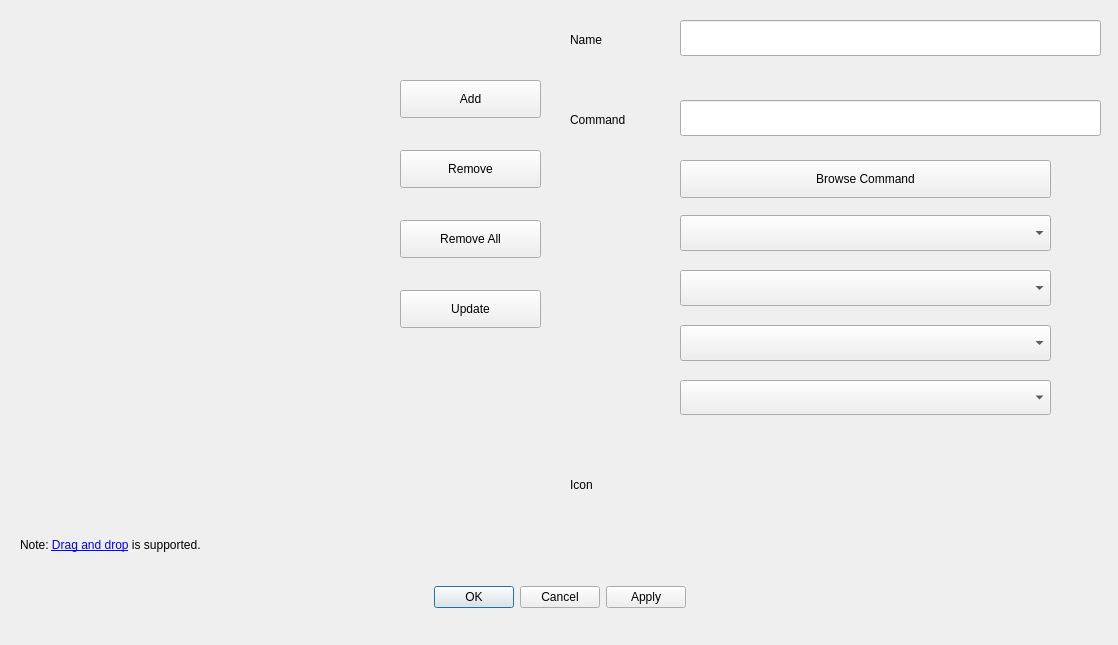
<?xml version="1.0" encoding="UTF-8"?>
<ui version="4.0">
 <class>EditLaunchersDialog</class>
 <widget class="QDialog" name="EditLaunchersDialog">
  <property name="geometry">
   <rect>
    <x>0</x>
    <y>0</y>
    <width>1118</width>
    <height>645</height>
   </rect>
  </property>
  <property name="windowTitle">
   <string>Edit Launchers</string>
  </property>
  <widget class="QDialogButtonBox" name="buttonBox">
   <property name="geometry">
    <rect>
     <x>80</x>
     <y>580</y>
     <width>960</width>
     <height>35</height>
    </rect>
   </property>
   <property name="orientation">
    <enum>Qt::Horizontal</enum>
   </property>
   <property name="standardButtons">
    <set>QDialogButtonBox::Apply|QDialogButtonBox::Cancel|QDialogButtonBox::Ok</set>
   </property>
   <property name="centerButtons">
    <bool>true</bool>
   </property>
  </widget>
  <widget class="QLabel" name="launchersNote">
   <property name="geometry">
    <rect>
     <x>20</x>
     <y>530</y>
     <width>350</width>
     <height>30</height>
    </rect>
   </property>
   <property name="text">
    <string>Note: &lt;a href=https://github.com/dangvd/ksmoothdock/wiki/Documentation#editLaunchers_dragAndDrop&gt;Drag and drop&lt;/a&gt; is supported.</string>
   </property>
   <property name="textFormat">
    <enum>Qt::RichText</enum>
   </property>
  </widget>
  <widget class="QPushButton" name="add">
   <property name="geometry">
    <rect>
     <x>400</x>
     <y>80</y>
     <width>141</width>
     <height>38</height>
    </rect>
   </property>
   <property name="text">
    <string>Add</string>
   </property>
   <property name="icon">
    <iconset theme="list-add">
     <normaloff>.</normaloff>.</iconset>
   </property>
  </widget>
  <widget class="QPushButton" name="remove">
   <property name="geometry">
    <rect>
     <x>400</x>
     <y>150</y>
     <width>141</width>
     <height>38</height>
    </rect>
   </property>
   <property name="text">
    <string>Remove</string>
   </property>
   <property name="icon">
    <iconset theme="list-remove">
     <normaloff>.</normaloff>.</iconset>
   </property>
  </widget>
  <widget class="QPushButton" name="update">
   <property name="geometry">
    <rect>
     <x>400</x>
     <y>290</y>
     <width>141</width>
     <height>38</height>
    </rect>
   </property>
   <property name="text">
    <string>Update</string>
   </property>
   <property name="icon">
    <iconset theme="arrow-left">
     <normaloff>.</normaloff>.</iconset>
   </property>
  </widget>
  <widget class="QLabel" name="nameLabel">
   <property name="geometry">
    <rect>
     <x>570</x>
     <y>25</y>
     <width>100</width>
     <height>30</height>
    </rect>
   </property>
   <property name="text">
    <string>Name</string>
   </property>
  </widget>
  <widget class="QLineEdit" name="name">
   <property name="geometry">
    <rect>
     <x>680</x>
     <y>20</y>
     <width>421</width>
     <height>36</height>
    </rect>
   </property>
  </widget>
  <widget class="QLabel" name="commandLabel">
   <property name="geometry">
    <rect>
     <x>570</x>
     <y>105</y>
     <width>100</width>
     <height>30</height>
    </rect>
   </property>
   <property name="text">
    <string>Command</string>
   </property>
  </widget>
  <widget class="QLineEdit" name="command">
   <property name="geometry">
    <rect>
     <x>680</x>
     <y>100</y>
     <width>421</width>
     <height>36</height>
    </rect>
   </property>
  </widget>
  <widget class="QPushButton" name="browseCommand">
   <property name="geometry">
    <rect>
     <x>680</x>
     <y>160</y>
     <width>371</width>
     <height>38</height>
    </rect>
   </property>
   <property name="text">
    <string>Browse Command</string>
   </property>
  </widget>
  <widget class="QComboBox" name="internalCommands">
   <property name="geometry">
    <rect>
     <x>680</x>
     <y>215</y>
     <width>371</width>
     <height>36</height>
    </rect>
   </property>
  </widget>
  <widget class="QComboBox" name="dbusCommands">
   <property name="geometry">
    <rect>
     <x>680</x>
     <y>270</y>
     <width>371</width>
     <height>36</height>
    </rect>
   </property>
  </widget>
  <widget class="QComboBox" name="webCommands">
   <property name="geometry">
    <rect>
     <x>680</x>
     <y>325</y>
     <width>371</width>
     <height>36</height>
    </rect>
   </property>
  </widget>
  <widget class="QLabel" name="iconLabel">
   <property name="geometry">
    <rect>
     <x>570</x>
     <y>470</y>
     <width>100</width>
     <height>30</height>
    </rect>
   </property>
   <property name="text">
    <string>Icon</string>
   </property>
  </widget>
  <widget class="QPushButton" name="removeAll">
   <property name="geometry">
    <rect>
     <x>400</x>
     <y>220</y>
     <width>141</width>
     <height>38</height>
    </rect>
   </property>
   <property name="text">
    <string>Remove All</string>
   </property>
   <property name="icon">
    <iconset theme="edit-delete">
     <normaloff>.</normaloff>.</iconset>
   </property>
  </widget>
  <widget class="QComboBox" name="dirCommands">
   <property name="geometry">
    <rect>
     <x>680</x>
     <y>380</y>
     <width>371</width>
     <height>35</height>
    </rect>
   </property>
  </widget>
 </widget>
 <resources/>
 <connections>
  <connection>
   <sender>buttonBox</sender>
   <signal>accepted()</signal>
   <receiver>EditLaunchersDialog</receiver>
   <slot>accept()</slot>
   <hints>
    <hint type="sourcelabel">
     <x>248</x>
     <y>254</y>
    </hint>
    <hint type="destinationlabel">
     <x>157</x>
     <y>274</y>
    </hint>
   </hints>
  </connection>
  <connection>
   <sender>buttonBox</sender>
   <signal>rejected()</signal>
   <receiver>EditLaunchersDialog</receiver>
   <slot>reject()</slot>
   <hints>
    <hint type="sourcelabel">
     <x>316</x>
     <y>260</y>
    </hint>
    <hint type="destinationlabel">
     <x>286</x>
     <y>274</y>
    </hint>
   </hints>
  </connection>
 </connections>
</ui>
